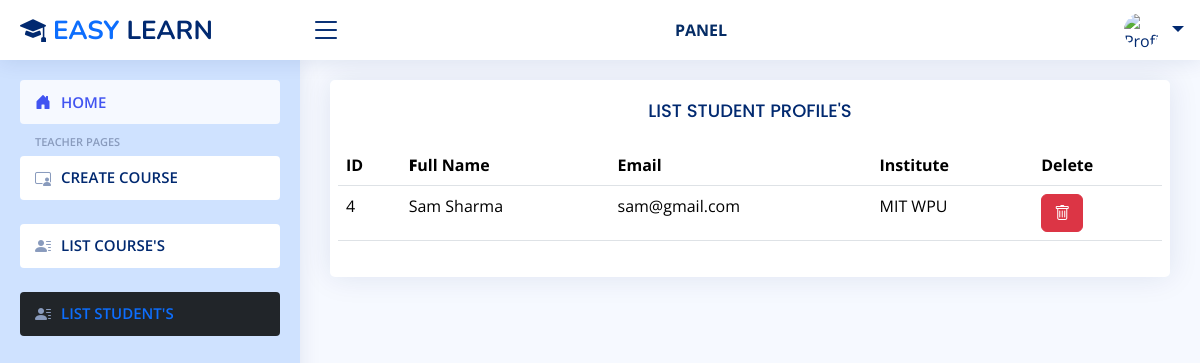
The app's page /teacher/list/student/, older data.
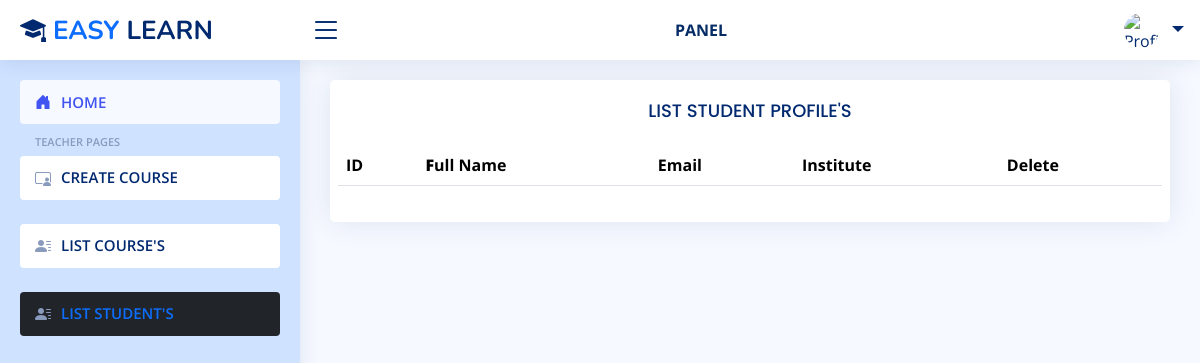
The same page, newer data.
### Users/models.py (models this page shows, shortened)
class User(AbstractBaseUser):
    id = models.AutoField(primary_key=True)
    first_name = models.CharField(max_length=100, null=False, blank=False)
    last_name = models.CharField(max_length=100, null=False, blank=False)
    profile_photo = models.ImageField(upload_to='ProfilePhotos/', null=True, blank=True)
    institute = models.CharField(max_length=100, null=True, blank=True, default="")
    email = models.EmailField(unique=True, null=False, blank=False)
    password = models.CharField(max_length=16, null=False, blank=False)
    role = models.CharField(max_length=10, null=False, blank=False)
    joined_date = models.DateField(auto_now_add=True)
    USERNAME_FIELD = 'email'
    REQUIRED_FIELDS = ['first_name', 'last_name']
    objects = UserManager()
    class Meta:
        db_table = 'Users Table'

### Users/views.py (the view)
# urls.py: path('teacher/list/student/', teacher_list_student_view, name='teacher-list-student-view'),
def teacher_list_student_view(request):
    users = User.objects.filter(role='Student')
    return render(request, 'users/teacher/list_student.html', context={'users':users})

### Users/templates/users/teacher/list_student.html (shortened to what this page needs)
{% extends "./teacher_site.html" %}
{% block main %}
    <main id="main" class="main">
        <section class="section">
            <div class="row justify-content-center">
                <div class="col col-lg-12">
                    <div class="card">
                        <div class="card-body row">
                            <h5 class="card-title text-center">LIST STUDENT PROFILE'S</h5>
                            <table class="table datatable">
                                <thead >
                                    <tr>
                                        <th>ID</th>
                                        <th class="d-none d-lg-table-cell"><b>F</b>ull Name</th>
                                        <th class="d-none d-lg-table-cell">Email</th>
                                        <th class="d-none d-lg-table-cell">Institute</th>
                                        <th>Delete</th>
                                    </tr>
                                </thead>
                                <tbody>
                                    {% for user in users %}
                                        <tr>
                                            <td>{{user.id}}</td>
                                            <td class="d-none d-lg-table-cell">{{user.first_name}} {{user.last_name}}</td>
                                            <td class="d-none d-lg-table-cell">{{user.email}}</td>
                                            <td class="d-none d-lg-table-cell">{{user.institute}}</td>
                                            <td>
                                                <button type="button" class="btn btn-danger" data-bs-toggle="modal" data-bs-target="#verticalycentered{{user.id}}">
                                                    <i class="bi bi-trash"></i>
                                                </button>
                                            </td>
                                        </tr>
                                    {% endfor %}
                                </tbody>
                            </table>
                        </div>
                    </div>
                </div>
            </div>
        </section>
    </main>
{% endblock main %}

Row changes from the older to the newer data that the page shows:
removed User: id "4", first_name "Sam", last_name "Sharma", email "sam@gmail.com", institute "MIT WPU"
